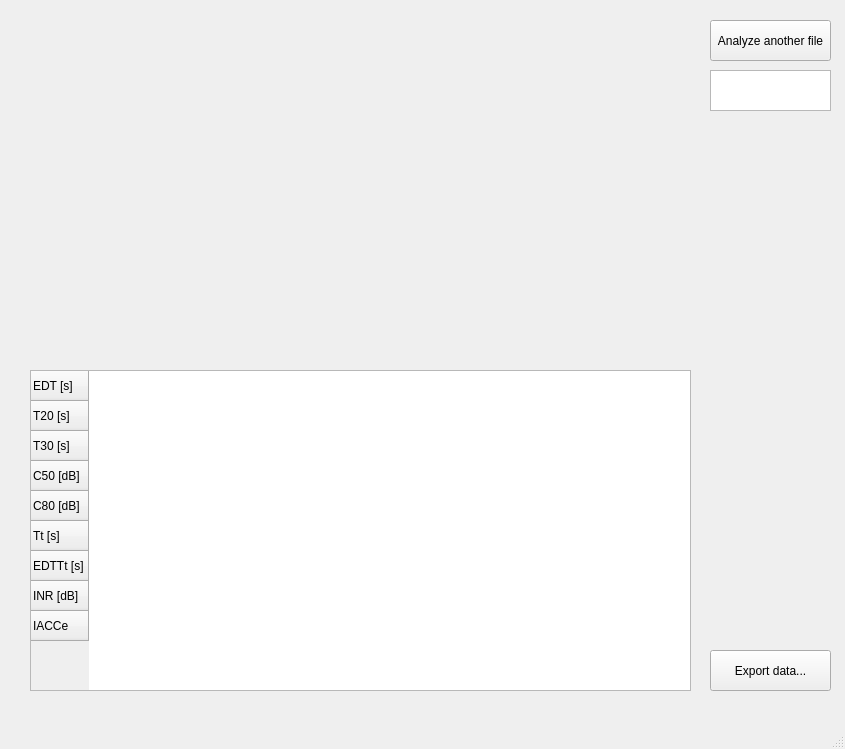
<?xml version="1.0" encoding="UTF-8"?>
<ui version="4.0">
 <class>MainWindow</class>
 <widget class="QMainWindow" name="MainWindow">
  <property name="geometry">
   <rect>
    <x>0</x>
    <y>0</y>
    <width>845</width>
    <height>749</height>
   </rect>
  </property>
  <property name="windowTitle">
   <string>MainWindow</string>
  </property>
  <widget class="QWidget" name="centralwidget">
   <widget class="QTableWidget" name="paramTable">
    <property name="geometry">
     <rect>
      <x>30</x>
      <y>370</y>
      <width>661</width>
      <height>321</height>
     </rect>
    </property>
    <row>
     <property name="text">
      <string>EDT [s]</string>
     </property>
    </row>
    <row>
     <property name="text">
      <string>T20 [s]</string>
     </property>
    </row>
    <row>
     <property name="text">
      <string>T30 [s]</string>
     </property>
    </row>
    <row>
     <property name="text">
      <string>C50 [dB]</string>
     </property>
    </row>
    <row>
     <property name="text">
      <string>C80 [dB]</string>
     </property>
    </row>
    <row>
     <property name="text">
      <string>Tt [s]</string>
     </property>
    </row>
    <row>
     <property name="text">
      <string>EDTTt [s]</string>
     </property>
    </row>
    <row>
     <property name="text">
      <string>INR [dB]</string>
     </property>
    </row>
    <row>
     <property name="text">
      <string>IACCe</string>
     </property>
    </row>
   </widget>
   <widget class="PlotWidget" name="graphWidget" native="true">
    <property name="geometry">
     <rect>
      <x>30</x>
      <y>20</y>
      <width>661</width>
      <height>301</height>
     </rect>
    </property>
   </widget>
   <widget class="QPushButton" name="setupButton">
    <property name="geometry">
     <rect>
      <x>710</x>
      <y>20</y>
      <width>121</width>
      <height>41</height>
     </rect>
    </property>
    <property name="text">
     <string>Analyze another file</string>
    </property>
   </widget>
   <widget class="QListWidget" name="channelList">
    <property name="enabled">
     <bool>true</bool>
    </property>
    <property name="geometry">
     <rect>
      <x>710</x>
      <y>70</y>
      <width>121</width>
      <height>41</height>
     </rect>
    </property>
   </widget>
   <widget class="QPushButton" name="exportButton">
    <property name="geometry">
     <rect>
      <x>710</x>
      <y>650</y>
      <width>121</width>
      <height>41</height>
     </rect>
    </property>
    <property name="text">
     <string>Export data...</string>
    </property>
   </widget>
  </widget>
  <widget class="QMenuBar" name="menubar">
   <property name="geometry">
    <rect>
     <x>0</x>
     <y>0</y>
     <width>845</width>
     <height>21</height>
    </rect>
   </property>
  </widget>
  <widget class="QStatusBar" name="statusbar"/>
 </widget>
 <customwidgets>
  <customwidget>
   <class>PlotWidget</class>
   <extends>QWidget</extends>
   <header>pyqtgraph</header>
   <container>1</container>
  </customwidget>
 </customwidgets>
 <resources/>
 <connections/>
</ui>
